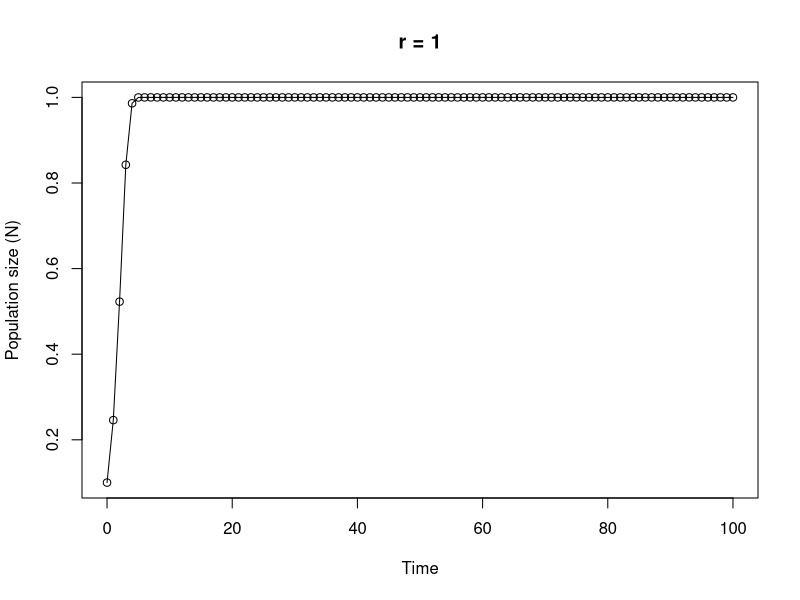

Reproduce this figure in R.
## ---- chunk 1
SimulatedData = list(SimpleSequence = 1:4, Norm10 = rnorm(10),
    Norm20 = rnorm(20, 1), Norm100 = rnorm(100, 5))

## ---- chunk 2
#Lapply mean to each element of the list

lapply(SimulatedData,mean)

#Lapply min to each element of the list

lapply(SimulatedData,min)


#Lapply max to each element of the list

lapply(SimulatedData,max)

#Lapply shapiro.test to each element of the list

lapply(SimulatedData,shapiro.test)

## ---- chunk 3
#Sapply mean to each element of the list

sapply(SimulatedData,mean)

#Sapply min to each element of the list

sapply(SimulatedData,min)


#Sapply max to each element of the list

sapply(SimulatedData,max)

#Sapply shapiro.test to each element of the list

sapply(SimulatedData,shapiro.test)

## ---- chunk 4
far.cent <- function(a) {
    val <- (a - 32) * 5/9
    print(paste("Fahrenheit: ", round(a, digits = 3), "oF", "is equivalent to", sep = " "))  
    print(paste("Centigrade: ", round(val, digits = 3), "oC", sep = " "))  
}

## ---- chunk 5

lilySeeds = c(80, 65, 89, 23, 21)
poppySeeds = c(20, 35, 11, 77, 79)

#Mapply the sum of the two vectors.

mapply(sum, lilySeeds, poppySeeds)

#Mapply the min of the two vectors.

mapply(min, lilySeeds, poppySeeds)

#Mapply the max of the two vectors.

mapply(max, lilySeeds, poppySeeds)

## ---- chunk 6
#get the mean hp by cylinder groups form the mtcars data-set.

tapply(mtcars$hp, mtcars$cyl, FUN = mean)

## ---- chunk 7
# function to simulate Ricker model

Ricker.model <- function(nzero, r, time, K = 1) {
    # sets initial parameters
    N <- numeric(time + 1)  # creates a real vector of length time+1 to store values of Nt+1
    N[1] <- nzero  # sets initial population size in first element of N
    for (i in 1:time) {
        # loops over time
        N[i + 1] <- N[i] * exp(r * (1 - N[i]/K))
    }
    Time <- 0:time  # creates vector for x axis
    plot(Time, N, type = "o", xlim = c(0, time), xlab = "Time", ylab = "Population size (N)", main = paste("r =", r,
        sep = " "))  # plots     output
}

# To run play around with the different parameters, especially r
Ricker.model(nzero = 0.1, r = 1, time = 100)
